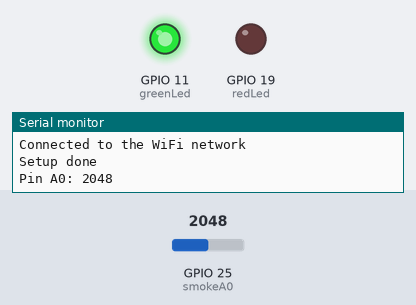
A sketch run on a simulated ESP32. Parts: output pins drawn as LEDs (lit = HIGH), the last lines printed to the serial monitor. The inputs (shaded band) are chosen by the test bench; at power-on: GPIO 25 (smokeA0) = 2048. WiFi joins after 1.5 s; servers stay silent unless stated.

Above: at 2.8 s.
2.9 s: GPIO 25 (smokeA0) set to 3961
4.8 s: GPIO 25 (smokeA0) set to 4066
At 7.0 s:
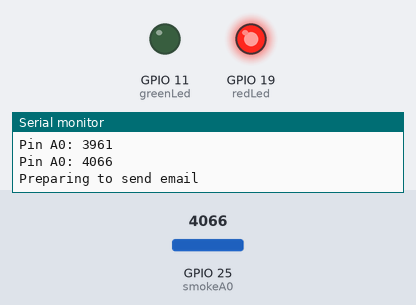
7.3 s: GPIO 25 (smokeA0) set to 3960
At 9.0 s:
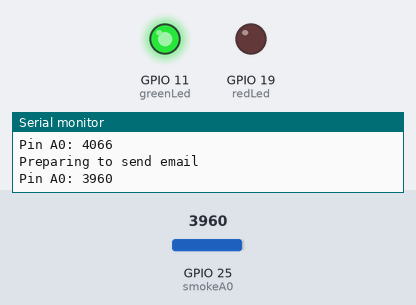
9.7 s: GPIO 25 (smokeA0) set to 4040
At 12.3 s:
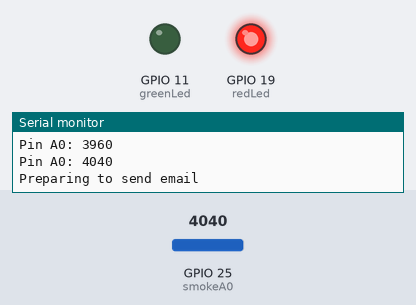
Timing chart, 0 to 13.5 s (numbered marks = the images above; inputs shaded):
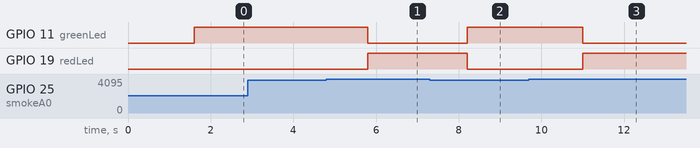

The sketch:

cciot_proj.ino
```cpp
#include "ThingSpeak.h"
#include <WiFi.h>

#include <Arduino.h>
#include "ESP32_MailClient.h"
#include "SD.h"


//----------- Enter you Wi-Fi Details---------//
char ssid[] = "vivo 1802";
char pass[] = "raja1234" ;// Password
//-------------------------------------------//
#define emailSenderAccount    "rajamk.vechalapu@gmail.com"
#define emailSenderPassword   "Raja.v@123"
#define emailRecipient        "rajamkv123@gmail.com"
#define smtpServer            "smtp.gmail.com"
#define smtpServerPort        465
#define emailSubject          "ESP32 Test"

// The Email Sending data object contains config and data to send
SMTPData smtpData;

// Callback function to get the Email sending status
void sendCallback(SendStatus info);
int redLed = 19;
int greenLed = 11;
int smokeA0 = 25;
// Your threshold value
int sensorThres = 4000;
int danger=0;

WiFiClient  client;

unsigned long myChannelField = 920842; // Channel ID
const int ChannelField = 1; // Which channel to write data
const char * myWriteAPIKey = "IAUGY9ZYMNYD4ZZA"; // Your write API Key

void setup()
{
   pinMode(redLed, OUTPUT);
  pinMode(greenLed, OUTPUT);
  pinMode(smokeA0, INPUT);
  Serial.begin(115200);
  WiFi.mode(WIFI_STA);
   WiFi.disconnect();
  delay(100);
  WiFi.begin(ssid, pass);
  while (WiFi.status() != WL_CONNECTED)
  {
    delay(500);
    Serial.println("Connecting to WiFi..");
  }
  Serial.println("Connected to the WiFi network");
  Serial.println("Setup done");
  ThingSpeak.begin(client);
}
void sendCallback(SendStatus msg)
{
  //Print the current status
  Serial.println(msg.info());

  //Do something when complete
  if (msg.success())
  {
    Serial.println("----------------");
  }
}
void loop()
{

   int Sensedvalue = analogRead(smokeA0);

  Serial.print("Pin A0: ");
  Serial.println(Sensedvalue);
  // Checks if it has reached the threshold value
  if (Sensedvalue > sensorThres)
  {
    digitalWrite(redLed, HIGH);
    digitalWrite(greenLed, LOW);
    if(danger==0)
    {
     Serial.println("Preparing to send email");
  Serial.println();

  // Set the SMTP Server Email host, port, account and password
  smtpData.setLogin(smtpServer, smtpServerPort, emailSenderAccount, emailSenderPassword);

  // For library version 1.2.0 and later which STARTTLS protocol was supported,the STARTTLS will be
  // enabled automatically when port 587 was used, or enable it manually using setSTARTTLS function.
  //smtpData.setSTARTTLS(true);

  // Set the sender name and Email
  smtpData.setSender("ESP32", emailSenderAccount);

  // Set Email priority or importance High, Normal, Low or 1 to 5 (1 is highest)
  smtpData.setPriority("High");

  // Set the subject
  smtpData.setSubject(emailSubject);

  // Set the message with HTML format
  smtpData.setMessage("<div style=\"color:#2f4468;\"><h1>Hello World!</h1><p>- Sent from ESP32 board</p></div>", true);
  // Set the email message in text format (raw)
  //smtpData.setMessage("Hello World! - Sent from ESP32 board", false);

  // Add recipients, you can add more than one recipient
  smtpData.addRecipient(emailRecipient);
  //smtpData.addRecipient("YOUR_OTHER_RECIPIENT_EMAIL_ADDRESS@EXAMPLE.com");

  smtpData.setSendCallback(sendCallback);

  //Start sending Email, can be set callback function to track the status
  if (!MailClient.sendMail(smtpData))
    Serial.println("Error sending Email, " + MailClient.smtpErrorReason());

  //Clear all data from Email object to free memory
  smtpData.empty();
  danger=1;
  }
  }
  else
  {
    digitalWrite(redLed, LOW);
    digitalWrite(greenLed, HIGH);
  if( danger==1)
  {
    danger=0;
    }
  }
  delay(100);

  ThingSpeak.writeField(myChannelField, ChannelField,Sensedvalue , myWriteAPIKey);
  delay(1000);
}
```

Measured:
- the behaviour switches between 4000 and 4001 on GPIO 25 (smokeA0) (found by bisection; images 0 and 1)
- after the input at 4.8 s, GPIO 11 (greenLed): HIGH → LOW after 1.0 s; GPIO 19 (redLed): LOW → HIGH after 1.0 s
- after the input at 7.3 s, GPIO 11 (greenLed): LOW → HIGH after 0.91 s; GPIO 19 (redLed): HIGH → LOW after 0.91 s
- after the input at 9.7 s, GPIO 11 (greenLed): HIGH → LOW after 1.3 s; GPIO 19 (redLed): LOW → HIGH after 1.3 s
